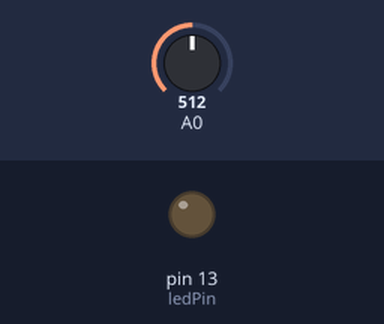
Bench run of a sketch on a simulated Arduino Uno, built with avr-gcc and run on an emulated ATmega328P. On the bench: output pins drawn as LEDs (lit = HIGH). Inputs (shaded band) come from the test bench; at power-on: A0 = 512.

Above: at 1.2 s.
1.3 s: A0 set to 104
2.8 s: A0 set to 93
At 3.1 s:
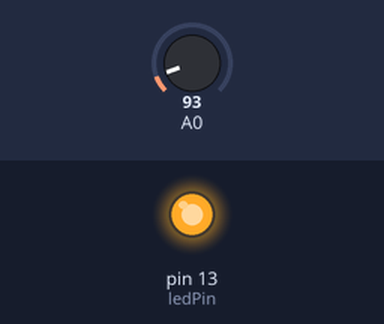
4.3 s: A0 set to 110
At 5.5 s:
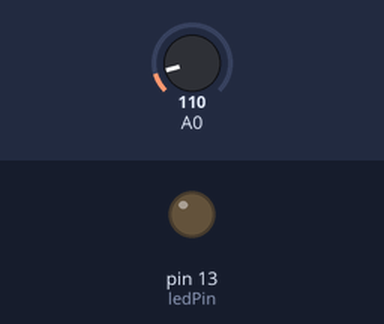
5.8 s: A0 set to 90
At 6.7 s:
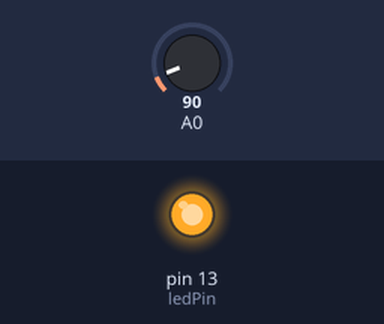
Timing chart, 0 to 8.3 s (numbered marks = the images above; inputs shaded):
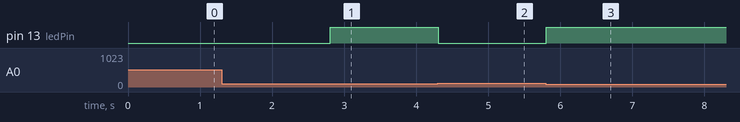

The sketch:

brightness.ino
```cpp
/**
 * brightness.ino - Allume la LED s'il fait sombre.
 *
 * @author Alexandra Hospital <hospital.alex@gmail.com>
 * @author Ilyas Toumlilt     <toumlilt.ilyas@gmail.com>
 */

int ledPin = 13;
int brightValue;
const int BRIGHT_LIMIT = 100;

void setup()
{
  Serial.begin(9600);
  pinMode(A0, INPUT);
  pinMode(ledPin, OUTPUT);
}

void loop()
{
  brightValue = analogRead(A0);
  if( brightValue < BRIGHT_LIMIT )
    digitalWrite(ledPin, HIGH);
  else
    digitalWrite(ledPin, LOW);
   delay(100);
}
```

Measured:
- the behaviour switches between 100 and 99 on A0 (found by bisection; images 0 and 1)
- after the input at 1.3 s, every drawn part: stays the same
- after the input at 2.8 s, pin 13 (ledPin): LOW → HIGH at once
- after the input at 4.3 s, pin 13 (ledPin): HIGH → LOW at once
- after the input at 5.8 s, pin 13 (ledPin): LOW → HIGH at once
